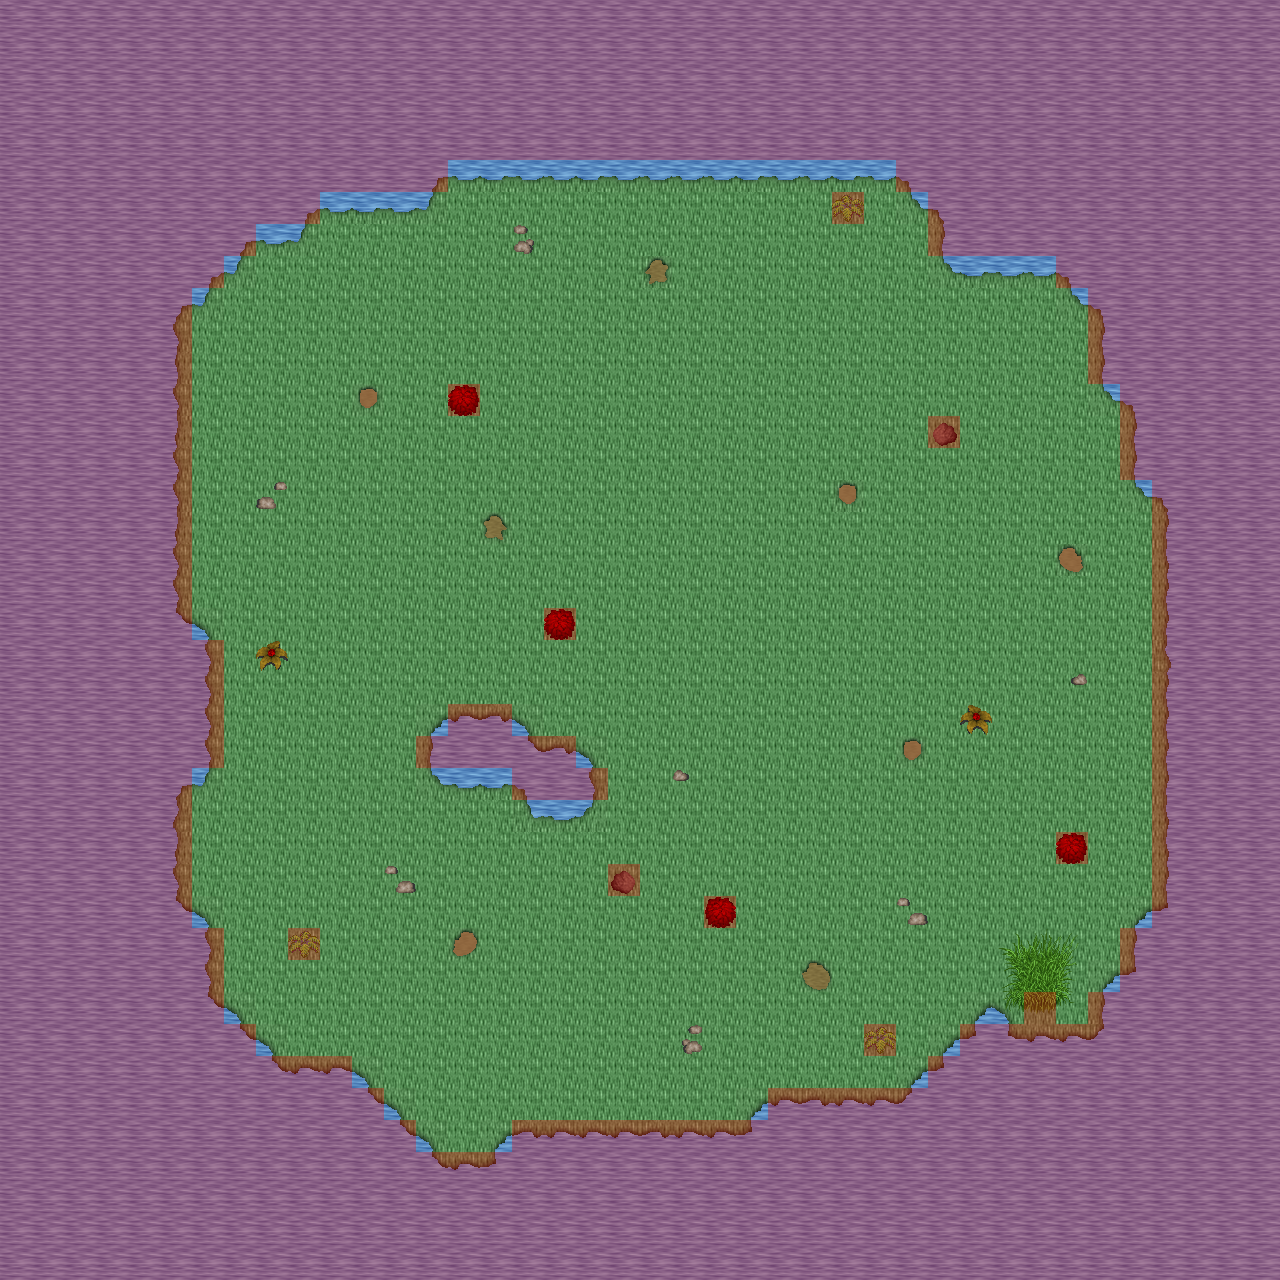

Rendered tile map (Tiled .tmx) drawn with the repository's tilesets; below, a short description and the map source with its tile grids summarised:
An orthogonal 40x40 tile map with 32x32 px tiles, 7 tile layers (0_floor, 1_terrain, 2_object, 3_roof, ...), 10 tilesets and 6 objects (6x mapchange).

<map version="1.5" tiledversion="1.7.2" orientation="orthogonal" renderorder="right-down" width="40" height="40" tilewidth="32" tileheight="32" infinite="0" nextlayerid="8" nextobjectid="1">
 <tileset firstgid="1" name="ground" tilewidth="32" tileheight="32" tilecount="33" columns="3">
  <image source="../../tileset/ground/ground.png" width="96" height="352" />
 </tileset>
 <tileset firstgid="34" name="collision" tilewidth="32" tileheight="32" tilecount="1" columns="1">
  <image source="../../tileset/logic/collision.png" width="32" height="32" />
 </tileset>
 <tileset firstgid="35" name="mud_patch" tilewidth="32" tileheight="32" tilecount="4" columns="4">
  <image source="../../tileset/ground/mud_patch.png" width="128" height="32" />
 </tileset>
 <tileset firstgid="39" name="grass_corners" tilewidth="32" tileheight="32" tilecount="24" columns="6">
  <image source="../../tileset/ground/grass_corners.png" width="192" height="128" />
 </tileset>
 <tileset firstgid="63" name="grass_edges" tilewidth="32" tileheight="32" tilecount="36" columns="12">
  <image source="../../tileset/ground/grass_edges.png" width="384" height="96" />
 </tileset>
 <tileset firstgid="99" name="tall_grass" tilewidth="32" tileheight="32" tilecount="15" columns="5">
  <image source="../../tileset/ground/tall_grass.png" width="160" height="96" />
 </tileset>
 <tileset firstgid="114" name="pebbles" tilewidth="32" tileheight="32" tilecount="3" columns="1">
  <image source="../../tileset/ground/rock/pebbles.png" width="32" height="96" />
 </tileset>
 <tileset firstgid="117" name="large_pebble" tilewidth="32" tileheight="32" tilecount="2" columns="2">
  <image source="../../tileset/ground/rock/large_pebble.png" width="64" height="32" />
 </tileset>
 <tileset firstgid="119" name="bush/various_small" tilewidth="32" tileheight="32" tilecount="9" columns="3">
  <image source="../../tileset/plant/bush/various_small.png" width="96" height="96" />
 </tileset>
 <tileset firstgid="128" name="bush/blue_green" tilewidth="32" tileheight="32" tilecount="1" columns="1">
  <image source="../../tileset/plant/bush/blue_green.png" width="32" height="32" />
 </tileset>
 <layer id="1" name="0_floor" width="40" height="40">
  <data>[1600 cells, 1600 non-empty, 6 distinct tile ids]</data>
 </layer>
 <layer id="2" name="1_terrain" width="40" height="40">
  <data>[1600 cells, 163 non-empty, 20 distinct tile ids]</data>
 </layer>
 <layer id="3" name="2_object" width="40" height="40">
  <data>[1600 cells, 2 non-empty, 2 distinct tile ids]</data>
 </layer>
 <layer id="6" name="3_roof" width="40" height="40">
  <data>[1600 cells, 6 non-empty, 6 distinct tile ids]</data>
 </layer>
 <layer id="7" name="objects" width="40" height="40">
  <data>[1600 cells, 0 non-empty, 0 distinct tile ids]</data>
 </layer>
 <layer id="4" name="collision" width="40" height="40" opacity="0.3">
  <data>[1600 cells, 815 non-empty, 1 distinct tile ids]</data>
 </layer>
 <layer id="5" name="protection" width="40" height="40" opacity="0.3">
  <data>[1600 cells, 0 non-empty, 0 distinct tile ids]</data>
 </layer>
 <objectgroup name="Mapevents">
  <object name="south" type="mapchange" id="1" x="224" y="992" width="800" height="32">
   <properties>
    <property name="map" value="tutorial_island_x0_y1" />
    <property name="place" value="north" />
   </properties>
  </object>
  <object name="east" type="mapchange" id="2" x="992" y="256" width="32" height="768">
   <properties>
    <property name="map" value="tutorial_island_x1_y0" />
    <property name="place" value="west" />
   </properties>
  </object>
  <object name="south_1" type="mapchange" id="3" x="1056" y="992" width="32" height="32">
   <properties>
    <property name="map" value="tutorial_island_x1_y1" />
    <property name="place" value="north" />
   </properties>
  </object>
  <object name="west" type="mapchange" id="4" x="1024" y="256" width="32" height="736">
   <properties>
    <property name="map" value="tutorial_island_x0_y0" />
    <property name="place" value="east" />
   </properties>
  </object>
  <object name="north" type="mapchange" id="5" x="256" y="1024" width="608" height="32">
   <properties>
    <property name="map" value="tutorial_island_x0_y0" />
    <property name="place" value="south" />
   </properties>
  </object>
  <object name="north2" type="mapchange" id="6" x="896" y="1024" width="64" height="32">
   <properties>
    <property name="map" value="tutorial_island_x0_y0" />
    <property name="place" value="south2" />
   </properties>
  </object>
 </objectgroup>
</map>
